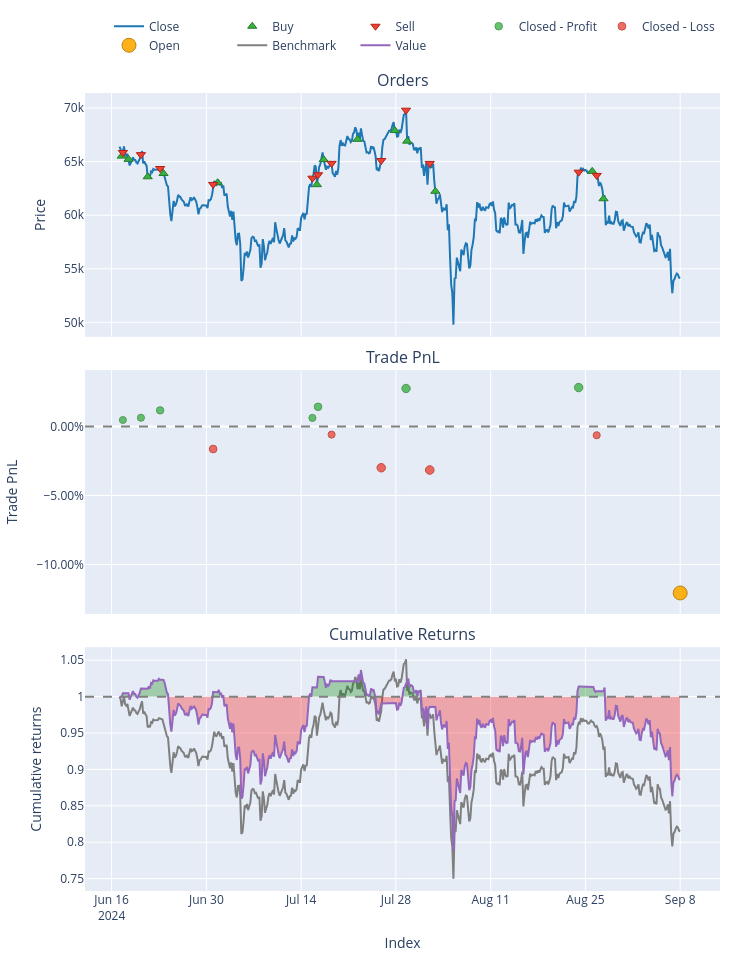
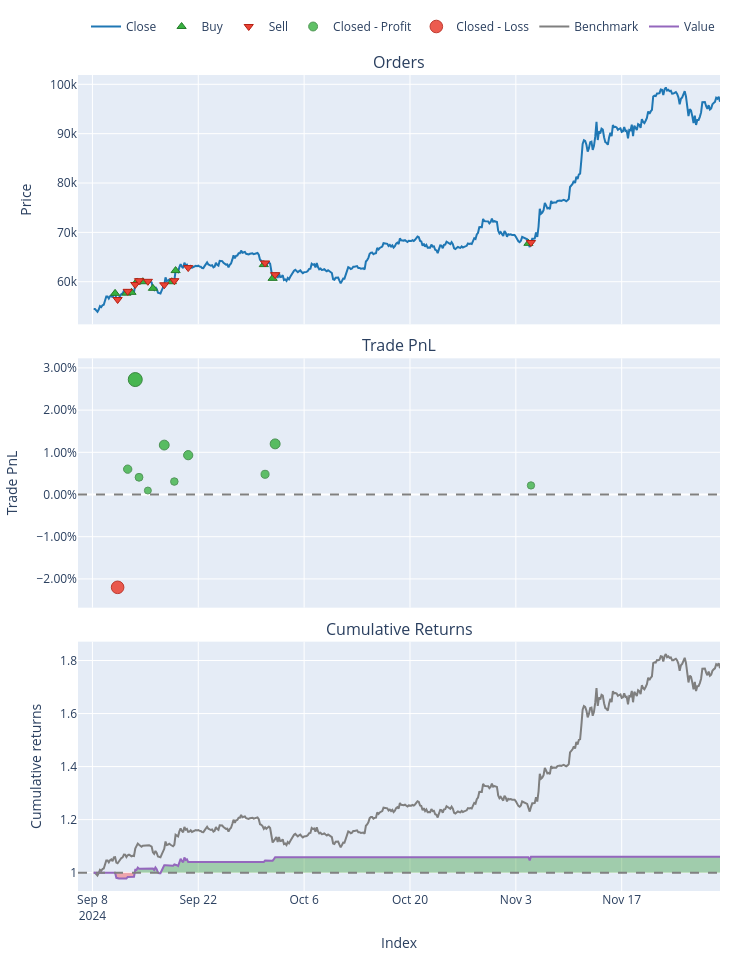
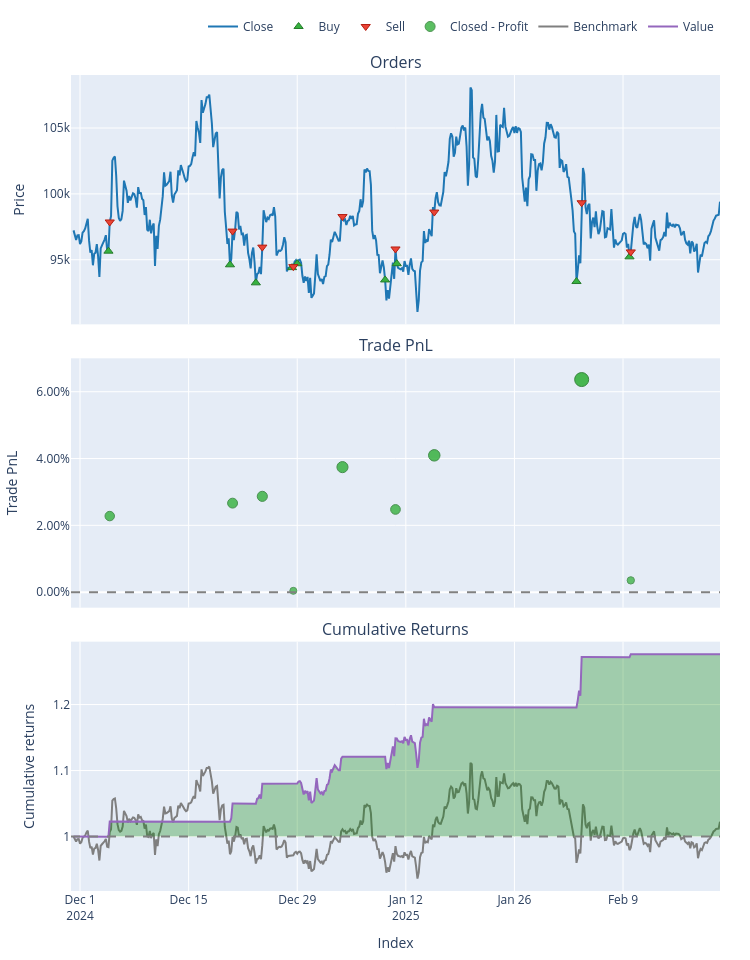

Notebook code cell kept with these figures, in order:
### Markdown cell above
## Part 3: Backtesting & Performance Evaluation

**Objective:**  
Evaluate how well the trained model performs on unseen data, simulating real trades.

**Tasks:**
- Use walk-forward or expanding splits to mimic “live” conditions  
- Convert model predictions to signals ([-1, 0, +1] or buy/sell/hold)  
- Run a simple backtest script or VectorBT for performance metrics  
- Calculate returns, Sharpe ratio, drawdowns, confusion matrix, etc.  
- Visualize results (equity curve, trades, etc.) to judge strategy viability

### Code cell
# THIRD CODE: Final Expanding Walk-Forward with VectorBT
# for a multi-bar classification approach

import sys
import os
import warnings
from pathlib import Path

# ---------------------------------------------------------------------------
# 1) SET PROJECT ROOT AND UPDATE PATH/WORKING DIRECTORY
# ---------------------------------------------------------------------------
project_root = Path.cwd().parent.parent  # Adjust if your notebook is in notebooks/time_series
sys.path.append(str(project_root))
os.chdir(str(project_root))
warnings.filterwarnings("ignore")

import warnings
warnings.filterwarnings("ignore")

import pandas as pd
import numpy as np
import MetaTrader5 as mt5
import vectorbt as vbt
import joblib

# Our modules
from data.data_loader import get_data_mt5
from features.feature_engineering import add_all_ta_features
# Suppose you have a multi-bar labeling function
from features.labeling_schemes import create_labels_multi_bar  # or define inline

# Sklearn
from sklearn.metrics import accuracy_score

###########################################################
# 1) DATA LOADING & FEATURE ENGINEERING
###########################################################
if not mt5.initialize():
    print("Failed to initialize MT5")
else:
    # Fetch 2000 bars from an earlier period for training
    data = get_data_mt5(symbol="BTCUSD", timeframe=mt5.TIMEFRAME_H4, n_bars=2000, start_pos=0)
    mt5.shutdown()

# Add technical features
df = add_all_ta_features(data)

# Create multi-bar classification labels, e.g. horizon=5, threshold=0.005
df_lbl = create_labels_multi_bar(df, horizon=5, threshold=0.005)

# X => all features except the label columns
X = df_lbl.drop(columns=["multi_bar_label", "future_return_h"])
y = df_lbl["multi_bar_label"]

# SHIFT labels from [-1,0,+1] => [0,1,2] so scikit-learn classifiers won't error out
y_shifted = y + 1  # -1->0, 0->1, +1->2

###########################################################
# 2) DEFINING EXPANDING SPLITS
###########################################################
def expanding_walk_forward_splits(X, y, n_splits=3):
    """
    Creates expanding walk-forward folds. For each fold i:
      - Train: [0 : fold_i]
      - Test:  [fold_i : fold_{i+1}]
    The last fold extends to the end.
    """
    n = len(X)
    fold_size = n // (n_splits + 1)
    splits = []
    
    for i in range(n_splits):
        train_end = (i+1) * fold_size
        if i == n_splits - 1:
            test_end = n
        else:
            test_end = (i+2) * fold_size
            if test_end > n:
                test_end = n
        
        X_train_fold = X.iloc[:train_end]
        y_train_fold = y.iloc[:train_end]
        
        X_test_fold = X.iloc[train_end:test_end]
        y_test_fold = y.iloc[train_end:test_end]
        
        splits.append((X_train_fold, y_train_fold, X_test_fold, y_test_fold))
    return splits

folds = expanding_walk_forward_splits(X, y_shifted, n_splits=3)
print(f"Number of folds: {len(folds)}")

###########################################################
# 3) LOAD BEST PIPELINE & RUN EXPANDING WALK-FORWARD
###########################################################
# This pipeline was saved in the second code (hyperparam tuning step),
# presumably a classification pipeline (e.g. StandardScaler + RandomForestClassifier).
best_pipeline = joblib.load("models/saved_models/best_rf_mb_pipeline.pkl")
print("Loaded best pipeline from 'best_rf_mb_pipeline.pkl'")

fees = 0.0002  # 0.02% transaction cost per trade

fold_results = {}

for i, (X_train_fold, y_train_fold, X_test_fold, y_test_fold) in enumerate(folds, start=1):
    print(f"\n=== Fold {i} ===")
    print(f"Train size: {len(X_train_fold)}, Test size: {len(X_test_fold)}")
    
    # 3.1 Fit the pipeline on this fold's train portion (already SHIFTED labels)
    best_pipeline.fit(X_train_fold, y_train_fold)
    
    # 3.2 Predict SHIFTED labels on the test portion
    preds_shifted = best_pipeline.predict(X_test_fold)
    
    # 3.3 Shift back to [-1,0,+1]
    preds = preds_shifted - 1
    
    # Evaluate accuracy vs. the unshifted test labels
    # The test labels here are SHIFTED, so we must shift them back for a fair comparison
    # Or we can shift preds forward, but let's do this approach:
    y_test_fold_unshifted = y_test_fold - 1
    acc = accuracy_score(y_test_fold_unshifted, preds)
    print(f"Fold {i} Accuracy={acc:.2f}")
    
    # Convert predicted classes => signals
    # +1 => buy, -1 => sell, 0 => no position
    signals = preds
    
    # Vectorbt backtest on the test portion
    df_test_fold = df_lbl.loc[X_test_fold.index].copy()  # or df if same index
    close_prices = df_test_fold["close"]
    
    if len(signals) < len(close_prices):
        # pad signals if needed
        signals = np.append(signals, [0]*(len(close_prices)-len(signals)))
    signals_s = pd.Series(signals, index=close_prices.index)
    
    pf = vbt.Portfolio.from_signals(
        close_prices,
        entries=signals_s > 0,
        exits=signals_s < 0,
        init_cash=10000,
        freq='4H',
        fees=fees
    )
    
    total_return = pf.total_return()
    sharpe_ratio = pf.sharpe_ratio()
    
    print(f"Fold {i} Return={total_return:.2f}%, Sharpe={sharpe_ratio:.2f}")
    print("\nVectorbt stats for Fold", i)
    print(pf.stats())
    
    # Optional: Plot
    fig = pf.plot()
    fig.show()
    
    # Store results
    fold_results[i] = {
        "Accuracy": acc,
        "TotalReturn": total_return,
        "Sharpe": sharpe_ratio
    }

###########################################################
# 4) PRINT FOLD RESULTS
###########################################################
for i, stats in fold_results.items():
    acc = stats["Accuracy"]
    ret = stats["TotalReturn"]
    sr = stats["Sharpe"]
    print(f"\nFold {i} => ACC={acc:.2f}, Return={ret:.2f}%, Sharpe={sr:.2f}")

### Figure 1 — Plotly figure (JSON) as saved in the notebook; plotly's stock layout.template omitted (floating-point values rounded to 4 significant figures; data arrays with more than 128 entries replaced by an {"elided": "..."} marker saying what was removed)
{"data": [{"legendgroup": "0", "line": {"color": "#1f77b4"}, "name": "Close", "showlegend": true, "type": "scatter", "uid": "9e807d55-7f43-41b0-97e0-15f7d3cb62f2", "x": {"elided": "498 str values"}, "xaxis": "x", "y": {"elided": "498 float values"}, "yaxis": "y"}, {"customdata": [[0, 0.1526, 2.0], [2, 0.154, 2.009], [4, 0.159, 2.022], [6, 0.1601, 2.046], [8, 0.1596, 2.012], [10, 0.1611, 2.025], [12, 0.1575, 2.054], [14, 0.1522, 2.042], [16, 0.1459, 1.981], [18, 0.1521, 2.036], [20, 0.1584, 1.972], [22, 0.1581, 2.027], [24, 0.1637, 2.014]], "hovertemplate": "Order Id: %{customdata[0]}<br>Timestamp: %{x}<br>Price: %{y}<br>Size: %{customdata[1]:.6f}<br>Fees: %{customdata[2]:.6f}", "legendgroup": "1", "marker": {"color": "#37B13F", "line": {"color": "rgb(38,123,44)", "width": 1}, "size": 8, "symbol": "triangle-up"}, "mode": "markers", "name": "Buy", "type": "scatter", "uid": "2fac7dec-3152-4ea2-91d8-ee608df41225", "x": ["2024-06-17T12:00:00", "2024-06-18T12:00:00", "2024-06-21T08:00:00", "2024-06-23T16:00:00", "2024-07-01T16:00:00", "2024-07-16T08:00:00", "2024-07-17T08:00:00", "2024-07-22T08:00:00", "2024-07-27T20:00:00", "2024-07-29T16:00:00", "2024-08-02T20:00:00", "2024-08-26T00:00:00", "2024-08-27T16:00:00"], "xaxis": "x", "y": [65520.0, 65210.0, 63590.0, 63890.0, 63040.0, 62850.0, 65190.0, 67090.0, 67900.0, 66920.0, 62230.0, 64100.0, 61540.0], "yaxis": "y"}, {"customdata": [[1, 0.1526, 2.01], [3, 0.154, 2.023], [5, 0.159, 2.046], [7, 0.1601, 2.013], [9, 0.1596, 2.026], [11, 0.1611, 2.055], [13, 0.1575, 2.043], [15, 0.1522, 1.982], [17, 0.1459, 2.036], [19, 0.1521, 1.972], [21, 0.1584, 2.028], [23, 0.1581, 2.015]], "hovertemplate": "Order Id: %{customdata[0]}<br>Timestamp: %{x}<br>Price: %{y}<br>Size: %{customdata[1]:.6f}<br>Fees: %{customdata[2]:.6f}", "legendgroup": "2", "marker": {"color": "#EA4335", "line": {"color": "rgb(181,31,18)", "width": 1}, "size": 8, "symbol": "triangle-down"}, "mode": "markers", "name": "Sell", "type": "scatter", "uid": "d4995fd2-9afe-4dae-8aa5-7ceffaea327a", "x": ["2024-06-17T16:00:00", "2024-06-20T08:00:00", "2024-06-23T04:00:00", "2024-07-01T00:00:00", "2024-07-15T16:00:00", "2024-07-16T12:00:00", "2024-07-18T12:00:00", "2024-07-25T20:00:00", "2024-07-29T12:00:00", "2024-08-02T00:00:00", "2024-08-24T00:00:00", "2024-08-26T16:00:00"], "xaxis": "x", "y": [65850.0, 65660.0, 64360.0, 62880.0, 63460.0, 63780.0, 64840.0, 65110.0, 69810.0, 64840.0, 64020.0, 63720.0], "yaxis": "y"}, {"customdata": [[0, 0, 47.4, 0.004741], [1, 1, 64.07, 0.006378], [2, 2, 118.7, 0.01174], [4, 4, 63.11, 0.006273], [5, 5, 144.9, 0.01431], [8, 8, 273.4, 0.0276], [10, 10, 278.8, 0.02828]], "hovertemplate": "Exit Trade Id: %{customdata[0]}<br>Position Id: %{customdata[1]}<br>Exit Timestamp: %{x}<br>PnL: %{customdata[2]:.6f}<br>Return: %{customdata[3]:.2%}", "legendgroup": "3", "marker": {"color": "#37B13F", "line": {"color": "rgb(38,123,44)", "width": 1}, "opacity": [0.75, 0.7521, 0.7591, 0.752, 0.7624, 0.7796, 0.7805], "size": [7, 7.099, 7.423, 7.093, 7.578, 8.381, 8.422], "symbol": "circle"}, "mode": "markers", "name": "Closed - Profit", "type": "scatter", "uid": "b3512d29-2a97-4151-a397-bc9b665e5e15", "x": ["2024-06-17T16:00:00", "2024-06-20T08:00:00", "2024-06-23T04:00:00", "2024-07-15T16:00:00", "2024-07-16T12:00:00", "2024-07-29T12:00:00", "2024-08-24T00:00:00"], "xaxis": "x2", "y": [0.004741, 0.006378, 0.01174, 0.006273, 0.01431, 0.0276, 0.02828], "yaxis": "y2"}, {"customdata": [[3, 3, -166.6, -0.01629], [6, 6, -59.94, -0.005837], [7, 7, -304.9, -0.02986], [9, 9, -320.6, -0.03149], [11, 11, -64.05, -0.006319]], "hovertemplate": "Exit Trade Id: %{customdata[0]}<br>Position Id: %{customdata[1]}<br>Exit Timestamp: %{x}<br>PnL: %{customdata[2]:.6f}<br>Return: %{customdata[3]:.2%}", "legendgroup": "4", "marker": {"color": "#EA4335", "line": {"color": "rgb(181,31,18)", "width": 1}, "opacity": [0.7649, 0.7514, 0.7825, 0.7846, 0.752], "size": [7.697, 7.066, 8.517, 8.616, 7.095], "symbol": "circle"}, "mode": "markers", "name": "Closed - Loss", "type": "scatter", "uid": "f192eac8-91b0-4169-9ac6-11e7b9dadceb", "x": ["2024-07-01T00:00:00", "2024-07-18T12:00:00", "2024-07-25T20:00:00", "2024-08-02T00:00:00", "2024-08-26T16:00:00"], "xaxis": "x2", "y": [-0.01629, -0.005837, -0.02986, -0.03149, -0.006319], "yaxis": "y2"}, {"customdata": [[12, 12, -1215.0, -0.1207]], "hovertemplate": "Exit Trade Id: %{customdata[0]}<br>Position Id: %{customdata[1]}<br>Exit Timestamp: %{x}<br>PnL: %{customdata[2]:.6f}<br>Return: %{customdata[3]:.2%}", "legendgroup": "5", "marker": {"color": "#FFAA00", "line": {"color": "rgb(178,118,0)", "width": 1}, "opacity": [0.9], "size": [14], "symbol": "circle"}, "mode": "markers", "name": "Open", "type": "scatter", "uid": "7809cbc2-b0c8-449d-8295-265418e0264e", "x": ["2024-09-08T00:00:00"], "xaxis": "x2", "y": [-0.1207], "yaxis": "y2"}, {"legendgroup": "6", "line": {"color": "#7f7f7f"}, "name": "Benchmark", "showlegend": true, "type": "scatter", "uid": "71e22f25-c36e-46f2-b9be-529d3631f36f", "x": {"elided": "498 str values"}, "xaxis": "x3", "y": {"elided": "498 float values"}, "yaxis": "y3"}, {"hoverinfo": "skip", "legendgroup": "7", "line": {"color": "rgba(0, 0, 0, 0)", "width": 0}, "opacity": 0, "showlegend": false, "type": "scatter", "uid": "42e9b39b-4838-430f-b94d-72619c8cadfb", "x": {"elided": "498 str values"}, "xaxis": "x3", "y": {"elided": "498 int values"}, "yaxis": "y3"}, {"connectgaps": false, "fill": "tonexty", "fillcolor": "rgba(0, 128, 0, 0.3)", "hoverinfo": "skip", "legendgroup": "7", "line": {"color": "rgba(0, 0, 0, 0)", "width": 0}, "opacity": 0, "showlegend": false, "type": "scatter", "uid": "d9d1003e-1e70-4f7e-8393-9f03a79c0b03", "x": {"elided": "498 str values"}, "xaxis": "x3", "y": {"elided": "498 float values"}, "yaxis": "y3"}, {"hoverinfo": "skip", "legendgroup": "7", "line": {"color": "rgba(0, 0, 0, 0)", "width": 0}, "opacity": 0, "showlegend": false, "type": "scatter", "uid": "e5dbe007-d622-4789-ae41-9e89fba5f33a", "x": {"elided": "498 str values"}, "xaxis": "x3", "y": {"elided": "498 int values"}, "yaxis": "y3"}, {"connectgaps": false, "fill": "tonexty", "fillcolor": "rgba(255, 0, 0, 0.3)", "hoverinfo": "skip", "legendgroup": "7", "line": {"color": "rgba(0, 0, 0, 0)", "width": 0}, "opacity": 0, "showlegend": false, "type": "scatter", "uid": "4fca4ac5-f14e-45f3-99e3-7787c1e0fa8b", "x": {"elided": "498 str values"}, "xaxis": "x3", "y": {"elided": "498 float values"}, "yaxis": "y3"}, {"legendgroup": "8", "line": {"color": "#9467bd"}, "name": "Value", "showlegend": true, "type": "scatter", "uid": "9e45af4d-31b3-44d4-b743-ca5d7db3fc5c", "x": {"elided": "498 str values"}, "xaxis": "x3", "y": {"elided": "498 float values"}, "yaxis": "y3"}, {"hoverinfo": "skip", "legendgroup": "7", "line": {"color": "rgba(0, 0, 0, 0)", "width": 0}, "opacity": 0, "showlegend": false, "type": "scatter", "uid": "c9bf3007-55ef-4fab-8ace-d27fdc4af3bc", "x": {"elided": "498 str values"}, "xaxis": "x3", "y": {"elided": "498 int values"}, "yaxis": "y3"}], "layout": {"annotations": [{"font": {"size": 16}, "showarrow": false, "text": "Orders", "x": 0.5, "xanchor": "center", "xref": "paper", "y": 1, "yanchor": "bottom", "yref": "paper"}, {"font": {"size": 16}, "showarrow": false, "text": "Trade PnL", "x": 0.5, "xanchor": "center", "xref": "paper", "y": 0.6528, "yanchor": "bottom", "yref": "paper"}, {"font": {"size": 16}, "showarrow": false, "text": "Cumulative Returns", "x": 0.5, "xanchor": "center", "xref": "paper", "y": 0.3056, "yanchor": "bottom", "yref": "paper"}], "height": 960, "legend": {"orientation": "h", "traceorder": "normal", "x": 1, "xanchor": "right", "y": 1.042, "yanchor": "bottom"}, "margin": {"b": 30, "l": 30, "r": 30, "t": 30}, "shapes": [{"line": {"color": "gray", "dash": "dash"}, "type": "line", "x0": 0, "x1": 1, "xref": "paper", "y0": 0, "y1": 0, "yref": "y2"}, {"line": {"color": "gray", "dash": "dash"}, "type": "line", "x0": 0, "x1": 1, "xref": "paper", "y0": 1, "y1": 1, "yref": "y3"}], "showlegend": true, "width": 750, "xaxis": {"anchor": "y", "domain": [0, 1], "matches": "x3", "showticklabels": false}, "xaxis2": {"anchor": "y2", "domain": [0, 1], "matches": "x3", "showticklabels": false}, "xaxis3": {"anchor": "y3", "domain": [0, 1], "title": {"text": "Index"}}, "yaxis": {"anchor": "x", "domain": [0.6944, 1], "title": {"text": "Price"}}, "yaxis2": {"anchor": "x2", "domain": [0.3472, 0.6528], "tickformat": ".2%", "title": {"text": "Trade PnL"}}, "yaxis3": {"anchor": "x3", "domain": [0, 0.3056], "title": {"text": "Cumulative returns"}}}}

### Figure 2 — Plotly figure (JSON) as saved in the notebook; plotly's stock layout.template omitted (floating-point values rounded to 4 significant figures; data arrays with more than 128 entries replaced by an {"elided": "..."} marker saying what was removed)
{"data": [{"legendgroup": "0", "line": {"color": "#1f77b4"}, "name": "Close", "showlegend": true, "type": "scatter", "uid": "22da6382-fb1f-412c-bd80-6cb7fd14be6b", "x": {"elided": "498 str values"}, "xaxis": "x", "y": {"elided": "498 float values"}, "yaxis": "y"}, {"customdata": [[0, 0.1735, 2.0], [2, 0.1695, 1.956], [4, 0.1701, 1.967], [6, 0.1686, 2.021], [8, 0.1691, 2.029], [10, 0.1731, 2.031], [12, 0.1713, 2.055], [14, 0.1656, 2.061], [16, 0.1639, 2.08], [18, 0.1723, 2.09], [20, 0.1561, 2.116]], "hovertemplate": "Order Id: %{customdata[0]}<br>Timestamp: %{x}<br>Price: %{y}<br>Size: %{customdata[1]:.6f}<br>Fees: %{customdata[2]:.6f}", "legendgroup": "1", "marker": {"color": "#37B13F", "line": {"color": "rgb(38,123,44)", "width": 1}, "size": 8, "symbol": "triangle-up"}, "mode": "markers", "name": "Buy", "type": "scatter", "uid": "8dd8347b-b2d4-4875-a71c-ff7aa432810c", "x": ["2024-09-11T00:00:00", "2024-09-12T12:00:00", "2024-09-13T04:00:00", "2024-09-13T20:00:00", "2024-09-14T16:00:00", "2024-09-16T00:00:00", "2024-09-18T12:00:00", "2024-09-19T00:00:00", "2024-09-30T16:00:00", "2024-10-01T20:00:00", "2024-11-04T16:00:00"], "xaxis": "x", "y": [57640.0, 57680.0, 57840, 59940.0, 60000.0, 58660.0, 60000.0, 62250.0, 63470.0, 60680.0, 67770.0], "yaxis": "y"}, {"customdata": [[1, 0.1735, 1.956], [3, 0.1695, 1.968], [5, 0.1701, 2.022], [7, 0.1686, 2.03], [9, 0.1691, 2.032], [11, 0.1731, 2.056], [13, 0.1713, 2.062], [15, 0.1656, 2.081], [17, 0.1639, 2.091], [19, 0.1723, 2.116], [21, 0.1561, 2.121]], "hovertemplate": "Order Id: %{customdata[0]}<br>Timestamp: %{x}<br>Price: %{y}<br>Size: %{customdata[1]:.6f}<br>Fees: %{customdata[2]:.6f}", "legendgroup": "2", "marker": {"color": "#EA4335", "line": {"color": "rgb(181,31,18)", "width": 1}, "size": 8, "symbol": "triangle-down"}, "mode": "markers", "name": "Sell", "type": "scatter", "uid": "546717b7-5eac-465e-a72d-1e1d7d7eee4e", "x": ["2024-09-11T08:00:00", "2024-09-12T16:00:00", "2024-09-13T16:00:00", "2024-09-14T04:00:00", "2024-09-15T08:00:00", "2024-09-17T12:00:00", "2024-09-18T20:00:00", "2024-09-20T16:00:00", "2024-09-30T20:00:00", "2024-10-02T04:00:00", "2024-11-05T00:00:00"], "xaxis": "x", "y": [56390.0, 58050.0, 59440.0, 60210.0, 60080.0, 59370.0, 60210.0, 62860.0, 63800.0, 61430.0, 67950.0], "yaxis": "y"}, {"customdata": [[1, 1, 58.73, 0.006006], [2, 2, 268.0, 0.02725], [3, 3, 41.28, 0.004086], [4, 4, 9.584, 0.0009446], [5, 5, 119.0, 0.01172], [6, 6, 31.57, 0.003073], [7, 7, 96.1, 0.009324], [8, 8, 49.87, 0.004794], [9, 9, 125.4, 0.012], [10, 10, 22.76, 0.002152]], "hovertemplate": "Exit Trade Id: %{customdata[0]}<br>Position Id: %{customdata[1]}<br>Exit Timestamp: %{x}<br>PnL: %{customdata[2]:.6f}<br>Return: %{customdata[3]:.2%}", "legendgroup": "3", "marker": {"color": "#37B13F", "line": {"color": "rgb(38,123,44)", "width": 1}, "opacity": [0.7789, 0.9, 0.7679, 0.75, 0.8115, 0.7621, 0.7978, 0.772, 0.8131, 0.7569], "size": [8.347, 14, 7.836, 7, 9.868, 7.566, 9.23, 8.025, 9.943, 7.321], "symbol": "circle"}, "mode": "markers", "name": "Closed - Profit", "type": "scatter", "uid": "c0c50d0e-3a4d-400c-a1c4-b1fdfd1521dc", "x": ["2024-09-12T16:00:00", "2024-09-13T16:00:00", "2024-09-14T04:00:00", "2024-09-15T08:00:00", "2024-09-17T12:00:00", "2024-09-18T20:00:00", "2024-09-20T16:00:00", "2024-09-30T20:00:00", "2024-10-02T04:00:00", "2024-11-05T00:00:00"], "xaxis": "x2", "y": [0.006006, 0.02725, 0.004086, 0.0009446, 0.01172, 0.003073, 0.009324, 0.004794, 0.012, 0.002152], "yaxis": "y2"}, {"customdata": [[0, 0, -219.9, -0.02199]], "hovertemplate": "Exit Trade Id: %{customdata[0]}<br>Position Id: %{customdata[1]}<br>Exit Timestamp: %{x}<br>PnL: %{customdata[2]:.6f}<br>Return: %{customdata[3]:.2%}", "legendgroup": "4", "marker": {"color": "#EA4335", "line": {"color": "rgb(181,31,18)", "width": 1}, "opacity": [0.87], "size": [12.6], "symbol": "circle"}, "mode": "markers", "name": "Closed - Loss", "type": "scatter", "uid": "6969f841-5dcc-4e3d-bb14-6fa6ae84f25d", "x": ["2024-09-11T08:00:00"], "xaxis": "x2", "y": [-0.02199], "yaxis": "y2"}, {"legendgroup": "5", "line": {"color": "#7f7f7f"}, "name": "Benchmark", "showlegend": true, "type": "scatter", "uid": "879b555e-d34f-4bae-849c-4721ac05c590", "x": {"elided": "498 str values"}, "xaxis": "x3", "y": {"elided": "498 float values"}, "yaxis": "y3"}, {"hoverinfo": "skip", "legendgroup": "6", "line": {"color": "rgba(0, 0, 0, 0)", "width": 0}, "opacity": 0, "showlegend": false, "type": "scatter", "uid": "5ff387fc-8cb6-4ef4-90f0-6dc5cf40cb9e", "x": {"elided": "498 str values"}, "xaxis": "x3", "y": {"elided": "498 int values"}, "yaxis": "y3"}, {"connectgaps": false, "fill": "tonexty", "fillcolor": "rgba(0, 128, 0, 0.3)", "hoverinfo": "skip", "legendgroup": "6", "line": {"color": "rgba(0, 0, 0, 0)", "width": 0}, "opacity": 0, "showlegend": false, "type": "scatter", "uid": "c5e5a7ea-df75-4bcd-89b1-36721b1354d6", "x": {"elided": "498 str values"}, "xaxis": "x3", "y": {"elided": "498 float values"}, "yaxis": "y3"}, {"hoverinfo": "skip", "legendgroup": "6", "line": {"color": "rgba(0, 0, 0, 0)", "width": 0}, "opacity": 0, "showlegend": false, "type": "scatter", "uid": "f3ca46d0-3a6c-43c3-9d55-d0f0fc6f5186", "x": {"elided": "498 str values"}, "xaxis": "x3", "y": {"elided": "498 int values"}, "yaxis": "y3"}, {"connectgaps": false, "fill": "tonexty", "fillcolor": "rgba(255, 0, 0, 0.3)", "hoverinfo": "skip", "legendgroup": "6", "line": {"color": "rgba(0, 0, 0, 0)", "width": 0}, "opacity": 0, "showlegend": false, "type": "scatter", "uid": "0684d099-dab8-4d8d-92ed-e387d4783050", "x": {"elided": "498 str values"}, "xaxis": "x3", "y": {"elided": "498 float values"}, "yaxis": "y3"}, {"legendgroup": "7", "line": {"color": "#9467bd"}, "name": "Value", "showlegend": true, "type": "scatter", "uid": "38c9f7a9-e49b-46f6-a9d0-fa6feb2d9622", "x": {"elided": "498 str values"}, "xaxis": "x3", "y": {"elided": "498 float values"}, "yaxis": "y3"}, {"hoverinfo": "skip", "legendgroup": "6", "line": {"color": "rgba(0, 0, 0, 0)", "width": 0}, "opacity": 0, "showlegend": false, "type": "scatter", "uid": "aa224426-28b1-42f6-ab62-ee3473957688", "x": {"elided": "498 str values"}, "xaxis": "x3", "y": {"elided": "498 int values"}, "yaxis": "y3"}], "layout": {"annotations": [{"font": {"size": 16}, "showarrow": false, "text": "Orders", "x": 0.5, "xanchor": "center", "xref": "paper", "y": 1, "yanchor": "bottom", "yref": "paper"}, {"font": {"size": 16}, "showarrow": false, "text": "Trade PnL", "x": 0.5, "xanchor": "center", "xref": "paper", "y": 0.6528, "yanchor": "bottom", "yref": "paper"}, {"font": {"size": 16}, "showarrow": false, "text": "Cumulative Returns", "x": 0.5, "xanchor": "center", "xref": "paper", "y": 0.3056, "yanchor": "bottom", "yref": "paper"}], "height": 960, "legend": {"orientation": "h", "traceorder": "normal", "x": 1, "xanchor": "right", "y": 1.042, "yanchor": "bottom"}, "margin": {"b": 30, "l": 30, "r": 30, "t": 30}, "shapes": [{"line": {"color": "gray", "dash": "dash"}, "type": "line", "x0": 0, "x1": 1, "xref": "paper", "y0": 0, "y1": 0, "yref": "y2"}, {"line": {"color": "gray", "dash": "dash"}, "type": "line", "x0": 0, "x1": 1, "xref": "paper", "y0": 1, "y1": 1, "yref": "y3"}], "showlegend": true, "width": 750, "xaxis": {"anchor": "y", "domain": [0, 1], "matches": "x3", "showticklabels": false}, "xaxis2": {"anchor": "y2", "domain": [0, 1], "matches": "x3", "showticklabels": false}, "xaxis3": {"anchor": "y3", "domain": [0, 1], "title": {"text": "Index"}}, "yaxis": {"anchor": "x", "domain": [0.6944, 1], "title": {"text": "Price"}}, "yaxis2": {"anchor": "x2", "domain": [0.3472, 0.6528], "tickformat": ".2%", "title": {"text": "Trade PnL"}}, "yaxis3": {"anchor": "x3", "domain": [0, 0.3056], "title": {"text": "Cumulative returns"}}}}

### Figure 3 — Plotly figure (JSON) as saved in the notebook; plotly's stock layout.template omitted (floating-point values rounded to 4 significant figures; data arrays with more than 128 entries replaced by an {"elided": "..."} marker saying what was removed)
{"data": [{"legendgroup": "0", "line": {"color": "#1f77b4"}, "name": "Close", "showlegend": true, "type": "scatter", "uid": "849bc3b1-7580-440c-9618-7f94804e2bdd", "x": {"elided": "501 str values"}, "xaxis": "x", "y": {"elided": "501 float values"}, "yaxis": "y"}, {"customdata": [[0, 0.1045, 2.0], [2, 0.1081, 2.045], [4, 0.1126, 2.1], [6, 0.1144, 2.16], [8, 0.1141, 2.161], [10, 0.1199, 2.242], [12, 0.1213, 2.297], [14, 0.1281, 2.391], [16, 0.1335, 2.543]], "hovertemplate": "Order Id: %{customdata[0]}<br>Timestamp: %{x}<br>Price: %{y}<br>Size: %{customdata[1]:.6f}<br>Fees: %{customdata[2]:.6f}", "legendgroup": "1", "marker": {"color": "#37B13F", "line": {"color": "rgb(38,123,44)", "width": 1}, "size": 8, "symbol": "triangle-up"}, "mode": "markers", "name": "Buy", "type": "scatter", "uid": "48af6154-087e-4bb6-9693-fe5f31b8d694", "x": ["2024-12-04T16:00:00", "2024-12-20T08:00:00", "2024-12-23T16:00:00", "2024-12-28T08:00:00", "2024-12-29T00:00:00", "2025-01-09T08:00:00", "2025-01-10T20:00:00", "2025-02-03T00:00:00", "2025-02-09T20:00:00"], "xaxis": "x", "y": [95650.0, 94620.0, 93250.0, 94400.0, 94700.0, 93470.0, 94700.0, 93350.0, 95220.0], "yaxis": "y"}, {"customdata": [[1, 0.1045, 2.046], [3, 0.1081, 2.1], [5, 0.1126, 2.161], [7, 0.1144, 2.162], [9, 0.1141, 2.242], [11, 0.1199, 2.298], [13, 0.1213, 2.392], [15, 0.1281, 2.544], [17, 0.1335, 2.553]], "hovertemplate": "Order Id: %{customdata[0]}<br>Timestamp: %{x}<br>Price: %{y}<br>Size: %{customdata[1]:.6f}<br>Fees: %{customdata[2]:.6f}", "legendgroup": "2", "marker": {"color": "#EA4335", "line": {"color": "rgb(181,31,18)", "width": 1}, "size": 8, "symbol": "triangle-down"}, "mode": "markers", "name": "Sell", "type": "scatter", "uid": "c5393c84-8c98-4b68-9a9f-7a1045ee4beb", "x": ["2024-12-04T20:00:00", "2024-12-20T16:00:00", "2024-12-24T12:00:00", "2024-12-28T12:00:00", "2025-01-03T20:00:00", "2025-01-10T16:00:00", "2025-01-15T16:00:00", "2025-02-03T16:00:00", "2025-02-10T00:00:00"], "xaxis": "x", "y": [97870.0, 97180.0, 95960.0, 94480.0, 98280.0, 95817, 98620.0, 99330.0, 95590.0], "yaxis": "y"}, {"customdata": [[0, 0, 227.7, 0.02278], [1, 1, 272.5, 0.02665], [2, 2, 301.1, 0.02868], [3, 3, 4.296, 0.0003978], [4, 4, 404.4, 0.03743], [5, 5, 277.5, 0.02476], [6, 6, 470.4, 0.04096], [7, 7, 760.9, 0.06365], [8, 8, 44.87, 0.003529]], "hovertemplate": "Exit Trade Id: %{customdata[0]}<br>Position Id: %{customdata[1]}<br>Exit Timestamp: %{x}<br>PnL: %{customdata[2]:.6f}<br>Return: %{customdata[3]:.2%}", "legendgroup": "3", "marker": {"color": "#37B13F", "line": {"color": "rgb(38,123,44)", "width": 1}, "opacity": [0.8031, 0.8123, 0.8171, 0.75, 0.8378, 0.8078, 0.8462, 0.9, 0.7574], "size": [9.477, 9.905, 10.13, 7, 11.1, 9.696, 11.49, 14, 7.347], "symbol": "circle"}, "mode": "markers", "name": "Closed - Profit", "type": "scatter", "uid": "0f46eb7d-0ee0-4438-9320-de9c1f9720c2", "x": ["2024-12-04T20:00:00", "2024-12-20T16:00:00", "2024-12-24T12:00:00", "2024-12-28T12:00:00", "2025-01-03T20:00:00", "2025-01-10T16:00:00", "2025-01-15T16:00:00", "2025-02-03T16:00:00", "2025-02-10T00:00:00"], "xaxis": "x2", "y": [0.02278, 0.02665, 0.02868, 0.0003978, 0.03743, 0.02476, 0.04096, 0.06365, 0.003529], "yaxis": "y2"}, {"legendgroup": "4", "line": {"color": "#7f7f7f"}, "name": "Benchmark", "showlegend": true, "type": "scatter", "uid": "4b541c4e-6e3a-4c9d-81c3-78ca19b574e9", "x": {"elided": "501 str values"}, "xaxis": "x3", "y": {"elided": "501 float values"}, "yaxis": "y3"}, {"hoverinfo": "skip", "legendgroup": "5", "line": {"color": "rgba(0, 0, 0, 0)", "width": 0}, "opacity": 0, "showlegend": false, "type": "scatter", "uid": "23dbfda8-4b1c-49ca-b0c1-247a4cf2f1e0", "x": {"elided": "501 str values"}, "xaxis": "x3", "y": {"elided": "501 int values"}, "yaxis": "y3"}, {"connectgaps": false, "fill": "tonexty", "fillcolor": "rgba(0, 128, 0, 0.3)", "hoverinfo": "skip", "legendgroup": "5", "line": {"color": "rgba(0, 0, 0, 0)", "width": 0}, "opacity": 0, "showlegend": false, "type": "scatter", "uid": "e4dd6fa2-31df-41c8-b993-6b6e2d24ef5f", "x": {"elided": "501 str values"}, "xaxis": "x3", "y": {"elided": "501 float values"}, "yaxis": "y3"}, {"hoverinfo": "skip", "legendgroup": "5", "line": {"color": "rgba(0, 0, 0, 0)", "width": 0}, "opacity": 0, "showlegend": false, "type": "scatter", "uid": "8975ec2c-1418-411f-9364-6a8b2f2e3952", "x": {"elided": "501 str values"}, "xaxis": "x3", "y": {"elided": "501 int values"}, "yaxis": "y3"}, {"connectgaps": false, "fill": "tonexty", "fillcolor": "rgba(255, 0, 0, 0.3)", "hoverinfo": "skip", "legendgroup": "5", "line": {"color": "rgba(0, 0, 0, 0)", "width": 0}, "opacity": 0, "showlegend": false, "type": "scatter", "uid": "c5f83ebf-9b9e-4b61-ae1b-5166fa541bd5", "x": {"elided": "501 str values"}, "xaxis": "x3", "y": {"elided": "501 float values"}, "yaxis": "y3"}, {"legendgroup": "6", "line": {"color": "#9467bd"}, "name": "Value", "showlegend": true, "type": "scatter", "uid": "e2fd5168-d26a-4f6c-972e-3196ba28bc58", "x": {"elided": "501 str values"}, "xaxis": "x3", "y": {"elided": "501 float values"}, "yaxis": "y3"}, {"hoverinfo": "skip", "legendgroup": "5", "line": {"color": "rgba(0, 0, 0, 0)", "width": 0}, "opacity": 0, "showlegend": false, "type": "scatter", "uid": "42399719-5cfd-419a-b600-baad62e010ee", "x": {"elided": "501 str values"}, "xaxis": "x3", "y": {"elided": "501 int values"}, "yaxis": "y3"}], "layout": {"annotations": [{"font": {"size": 16}, "showarrow": false, "text": "Orders", "x": 0.5, "xanchor": "center", "xref": "paper", "y": 1, "yanchor": "bottom", "yref": "paper"}, {"font": {"size": 16}, "showarrow": false, "text": "Trade PnL", "x": 0.5, "xanchor": "center", "xref": "paper", "y": 0.6528, "yanchor": "bottom", "yref": "paper"}, {"font": {"size": 16}, "showarrow": false, "text": "Cumulative Returns", "x": 0.5, "xanchor": "center", "xref": "paper", "y": 0.3056, "yanchor": "bottom", "yref": "paper"}], "height": 960, "legend": {"orientation": "h", "traceorder": "normal", "x": 1, "xanchor": "right", "y": 1.042, "yanchor": "bottom"}, "margin": {"b": 30, "l": 30, "r": 30, "t": 30}, "shapes": [{"line": {"color": "gray", "dash": "dash"}, "type": "line", "x0": 0, "x1": 1, "xref": "paper", "y0": 0, "y1": 0, "yref": "y2"}, {"line": {"color": "gray", "dash": "dash"}, "type": "line", "x0": 0, "x1": 1, "xref": "paper", "y0": 1, "y1": 1, "yref": "y3"}], "showlegend": true, "width": 750, "xaxis": {"anchor": "y", "domain": [0, 1], "matches": "x3", "showticklabels": false}, "xaxis2": {"anchor": "y2", "domain": [0, 1], "matches": "x3", "showticklabels": false}, "xaxis3": {"anchor": "y3", "domain": [0, 1], "title": {"text": "Index"}}, "yaxis": {"anchor": "x", "domain": [0.6944, 1], "title": {"text": "Price"}}, "yaxis2": {"anchor": "x2", "domain": [0.3472, 0.6528], "tickformat": ".2%", "title": {"text": "Trade PnL"}}, "yaxis3": {"anchor": "x3", "domain": [0, 0.3056], "title": {"text": "Cumulative returns"}}}}
